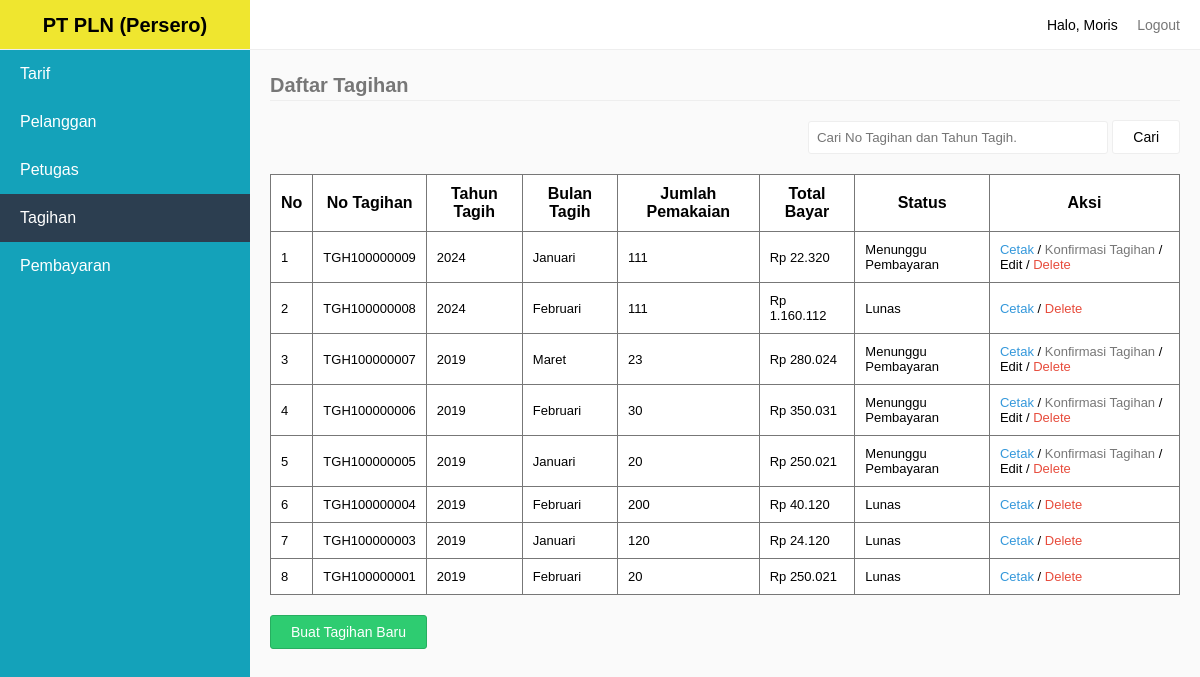
The app's page /index.php?pages=tagihan (signed in) with its own data.
### tables this page shows
CREATE TABLE `tb_tagihan` (
  `KodeTagihan` int(11) NOT NULL,
  `NoTagihan` varchar(100) NOT NULL,
  `NoPelanggan` varchar(100) NOT NULL,
  `TahunTagih` int(20) NOT NULL,
  `BulanTagih` varchar(20) NOT NULL,
  `JumlahPemakaian` varchar(100) NOT NULL,
  `TotalBayar` double(10,0) NOT NULL,
  `Status` varchar(10) NOT NULL
);

### sources/tagihan.php (the view, shortened to what this page needs)
<?php
	require_once "sources/maintemplate/header.php";
	if($data['Level'] == "Pelanggan") {
		$NoPelanggan = $data['Username'];
		if(isset($_GET['q'])) {
			$q = mysqli_real_escape_string($connect, $_GET['q']);
			$selectTarif = mysqli_query($connect, "SELECT * FROM tb_tagihan WHERE NoPelanggan='$NoPelanggan' AND NoTagihan LIKE '%$q%' OR TahunTagih LIKE '%$q%'  ORDER BY KodeTagihan DESC");
		} else {
			$selectTarif = mysqli_query($connect, "SELECT * FROM tb_tagihan WHERE NoPelanggan='$NoPelanggan' ORDER BY KodeTagihan DESC");
		}
	} else {
		if(isset($_GET['q'])) {
			$q = mysqli_real_escape_string($connect, $_GET['q']);
			$selectTarif = mysqli_query($connect, "SELECT * FROM tb_tagihan WHERE NoTagihan LIKE '%$q%' OR TahunTagih LIKE '%$q%' ORDER BY KodeTagihan DESC");
		} else {
			$selectTarif = mysqli_query($connect, "SELECT * FROM tb_tagihan ORDER BY KodeTagihan DESC");
		}
	}
?>
<form action="index.php" method="GET">
	<div class="pull-right" style="margin-bottom:20px;margin-top:50px;">
		<input type="text" name="q" class="input" placeholder="Cari No Tagihan dan Tahun Tagih." style="width:300px;" <?php echo isset($_GET['q']) ? "value='".$_GET['q']."'": ''; ?>>
		<button type="submit" class="btn btn-default">Cari</button>
	</div>
</form>
<legend>Daftar Tagihan</legend>
<?php
	if(mysqli_num_rows($selectTarif) > 0) {
?>
<table style="border-collapse: collapse;" border="1">
	<tr>
		<th>No</th>
		<th>No Tagihan</th>
		<th>Tahun Tagih</th>
		<th>Bulan Tagih</th>
		<th>Jumlah Pemakaian</th>
		<th>Total Bayar</th>
		<th>Status</th>
		<th>Aksi</th>
	</tr>
	<?php
		$No = 1;
		while($row = mysqli_fetch_assoc($selectTarif)) {
			$msg = "Apakah anda yakin ingin menghapus No Tagihan ".$row['NoTagihan'];
	?>
	<tr>
		<td><?php echo $No; ?></td>
		<td><?php echo $row['NoTagihan']; ?></td>
		<td><?php echo $row['TahunTagih']; ?></td>
		<td>
			<?php
				$bulan = [
					1 => 'Januari',
					2 => 'Februari',
					3 => 'Maret',
					4 => 'April',
					5 => 'Mei',
					6 => 'Juni',
					7 => 'Juli',
					8 => 'Agustus',
					9 => 'September',
					10 => 'Oktober',
					11 => 'November',
					12 => 'Desember',
				];
				echo $bulan[$row['BulanTagih']];
			?>
		</td>
		<td><?php echo $row['JumlahPemakaian']; ?></td>
		<td><?php echo "Rp ".number_format($row['TotalBayar'], 0, '', '.'); ?></td>
		<td>
			<?php
				if($row['Status'] == 0) {
					echo "Menunggu Pembayaran";
				} else if($row['Status'] == 1) {
					echo "Menunggu Konfirmasi";
				} else {
					echo "Lunas";
				}
			?>
		</td>
		<td>
			<a href="index.php?pages=cetaktagihan&amp;NoPelanggan=<?php echo $row['NoPelanggan']; ?>&amp;NoTagihan=<?php echo $row['NoTagihan']; ?>">Cetak</a>
			<?php
				if($row['Status'] != 2) {
			?>
			/ <a href="index.php?pages=inputpembayaran&KodeTagihan=<?php echo $row['KodeTagihan']; ?>" style="color: #777;">Konfirmasi Tagihan</a>
			<?php
				}
				if($data['Level'] == "Admin" || $data['Level'] == "Petugas") {
					if($row['Status'] != 2) {
			?>
			/ <a href="index.php?pages=edittagihan&NoTagihan=<?php echo $row['NoTagihan']; ?>" style="color: #000;">Edit</a>
			<?php
				}
			?> / <a href="index.php?process=deletetagihan&NoTagihan=<?php echo $row['NoTagihan']; ?>" onclick="return deleteAlert('<?php echo $msg; ?>')">Delete</a>
			<?php
				}
			?>
		</td>
	</tr>
	<?php
			$No++;
		}
	?>
</table>
<?php
	if($data['Level'] != "Pelanggan") {
?>
<a href="index.php?pages=pilih-pelanggan" class="button-group">
	<button type="button" class="btn btn-success">Buat Tagihan Baru</button>
</a>
<?php
	}
?>
<?php
	} else {
		if(isset($_GET['q'])) {
			echo "<div style='margin-top:80px;text-align:center;'>Pencarian dengan kata kunci '".$_GET['q']."' tidak ditemukan.<div>";
		} else {
			echo "<div style='margin-top:80px;text-align:center;'>Data Tagihan Tidak ada</div>";
		}
	}
	require_once "sources/maintemplate/footer.php";

### sources/maintemplate/header.php (shortened to what this page needs)
<!DOCTYPE html>
<html>
<head>
	<link rel="stylesheet" type="text/css" href="assets/style.css">
</head>
<body>
	<div class="navbar">
		<div class="pull-right">
			<li class="loggedAs">Halo, <?php echo $data['NamaLengkap']; ?></li>
			<li><a href="index.php?process=logout">Logout</a></li>
		</div>
	</div>
	<div class="sidebar">
		<li class="brand">
			<?php
				if($data['Level'] == "Pelanggan") {
					echo '<a href="index.php?pages=home-pelanggan">PT PLN (Persero)</a>';
				} else if($data['Level'] == "Petugas") {
					echo '<a href="index.php?pages=home-petugas">PT PLN (Persero)</a>';
				} else {
					echo '<a href="index.php?pages=home-admin">PT PLN (Persero)</a>';
				}
			?>
		</li>
		<?php
			if($data['Level'] == "Pelanggan" || $data['Level'] == "Petugas") {
		?>
		<li><a href="index.php?pages=tagihan" <?php echo $_GET['pages'] == "tagihan" ? 'class="active"': ''; ?>>Tagihan</a></li>
		<li><a href="index.php?pages=pembayaran" <?php echo $_GET['pages'] == "pembayaran" ? 'class="active"': ''; ?>>Pembayaran</a></li>
		<?php
			} else {
		?>
		<li><a href="index.php?pages=tarif" <?php echo $_GET['pages'] == "tarif" ? 'class="active"': ''; ?>>Tarif</a></li>
		<li><a href="index.php?pages=pelanggan" <?php echo $_GET['pages'] == "pelanggan" ? 'class="active"': ''; ?>>Pelanggan</a></li>
		<li><a href="index.php?pages=petugas" <?php echo $_GET['pages'] == "petugas" ? 'class="active"': ''; ?>>Petugas</a></li>
		<li><a href="index.php?pages=tagihan" <?php echo $_GET['pages'] == "tagihan" ? 'class="active"': ''; ?>>Tagihan</a></li>
		<li><a href="index.php?pages=pembayaran" <?php echo $_GET['pages'] == "pembayaran" ? 'class="active"': ''; ?>>Pembayaran</a></li>
		<?php
			}
		?>
	</div>
	<div class="content">

### assets/style.css (style rules this page uses)
* { padding:0; margin:0; box-sizing: border-box; font-family: sans-serif; }
legend { border-bottom: 1px solid #eee; line-height: 30px; margin-bottom: 20px; font-size: 20px; font-weight: bold; color: #777; }
body { background-color: #fafafa; }
li { list-style: none; }
table { border-collapse: collapse; border: 1px solid #777; width:100%; background-color: #fff; margin-bottom: 20px; }
table td { font-size: 13px; }
table tr > td:last-child a { text-decoration: none; }
table tr > td:last-child a:last-child { color: #E74C3C; }
table tr > td:last-child a:first-child { color: #3498DB; }
table td, th { border: 1px solid #777; padding: 10px; }
.navbar { height: 50px; background-color: #fff; border-bottom: 1px solid #eee; line-height: 50px; padding:0 20px; position: fixed; width:100%; top:0; z-index: 1; }
.navbar li { display: inline-block; }
.navbar .loggedAs { font-size: 14px; display: inline-block; }
.navbar li > a { padding-left:15px; text-decoration: none; color: #777; font-size: 14px; }
.pull-right { float:right; }
.sidebar { background-color: #14a2ba; width:250px; height:100%; position: fixed; top:0; left:0; z-index:2; }
.sidebar .brand { height:50px; background-color: #efe62f; border-bottom: 1px solid #eee; line-height: 20px; text-align: center; font-size: 20px; }
.sidebar .brand a { padding: 15px 20px; display: block; color: #000; text-decoration: none; font-weight: bold; }
.sidebar li:not(.brand) > a { padding: 15px 20px; display: block; color: #fff; text-decoration: none; }
.sidebar li:not(.brand) > a:hover, .sidebar li:not(.brand) > a.active { padding: 15px 20px; display: block; color: #fff; text-decoration: none; background-color: #2C3E50; }
div.content { margin-left:270px; margin-top: 70px; margin-right:20px; }
.input { padding: 8px; border: 1px solid #eee; border-radius: 3px; }
.btn { background-color: #fff; border: 1px solid #eee; padding: 8px 20px; border-radius:3px; cursor: pointer; font-size: 14px; }
.btn-default { background-color: #fff; }
.btn-success { background-color: #2ECC71; border: 1px solid #27AE60; color: #fff; }
.button-group { text-decoration: none; }

### records on screen
tb_tagihan: NoTagihan "TGH100000009", TahunTagih "2024", BulanTagih "Januari", JumlahPemakaian "111", TotalBayar "22.320", Status "Menunggu Pembayaran"
tb_tagihan: NoTagihan "TGH100000008", TahunTagih "2024", BulanTagih "Februari", JumlahPemakaian "111", TotalBayar "1.160.112", Status "Lunas"
tb_tagihan: NoTagihan "TGH100000007", TahunTagih "2019", BulanTagih "Maret", JumlahPemakaian "23", TotalBayar "280.024", Status "Menunggu Pembayaran"
tb_tagihan: NoTagihan "TGH100000006", TahunTagih "2019", BulanTagih "Februari", JumlahPemakaian "30", TotalBayar "350.031", Status "Menunggu Pembayaran"
tb_tagihan: NoTagihan "TGH100000005", TahunTagih "2019", BulanTagih "Januari", JumlahPemakaian "20", TotalBayar "250.021", Status "Menunggu Pembayaran"
tb_tagihan: NoTagihan "TGH100000004", TahunTagih "2019", BulanTagih "Februari", JumlahPemakaian "200", TotalBayar "40.120", Status "Lunas"
tb_tagihan: NoTagihan "TGH100000003", TahunTagih "2019", BulanTagih "Januari", JumlahPemakaian "120", TotalBayar "24.120", Status "Lunas"
tb_tagihan: NoTagihan "TGH100000001", TahunTagih "2019", BulanTagih "Februari", JumlahPemakaian "20", TotalBayar "250.021", Status "Lunas"

### other values on screen
$data['NamaLengkap'] "Moris"
